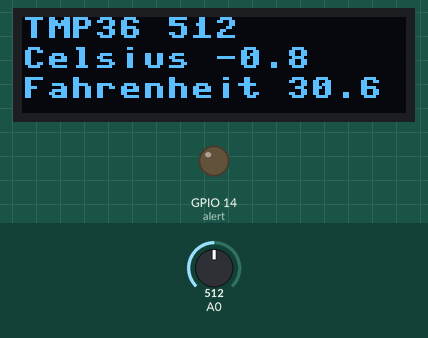
Simulated run of this program. Board: ESP8266 board running MicroPython. On the bench: 128×32 one-colour display, output pins drawn as LEDs (lit = HIGH). Inputs (shaded band) come from the test bench; at power-on: A0 = 512 (analog values on the 0–1023 scale). What the program prints to the serial console is not drawn.

Above: at 1.2 s.
1.3 s: A0 set to 812
At 5.9 s:
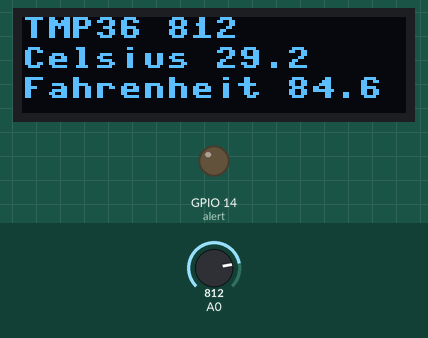
7.3 s: A0 set to 834
At 11.5 s:
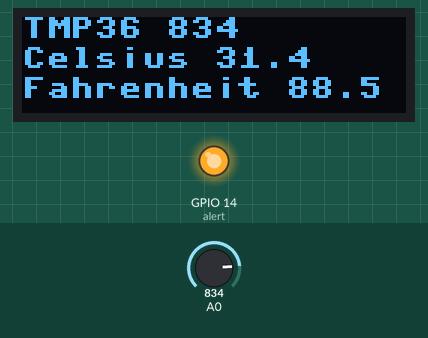
13.3 s: A0 set to 900
At 16.0 s:
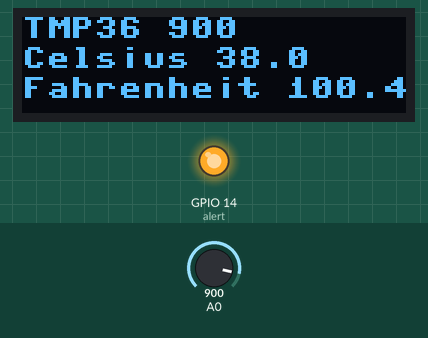
Timing chart, 0 to 17.5 s (numbered marks = the images above; inputs shaded):
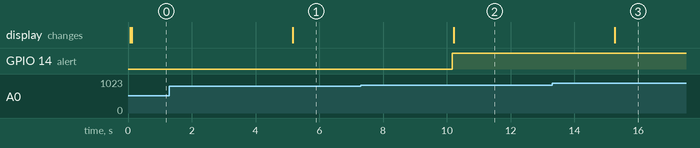

The program:

main_temp.py
```python
# main.py for testing OLED-displays
# 2018_0808 PePo dded DHT22 - tested on NodeMCU
# 2017-0728 PePo new
''' import oledssd1306 as test
print('re-set device, run test.demo()')
#'''
#''' temperature experiments
#import temperature.tmp36 #zonder OLED
import temperature.tmp36_oled #demo TMP36 & OLED
#import temperature.dht #demo TMP36
#import temperature.dht_tmp36  #demo DHT22 & TMP36
```

tmp36_oled.py
```python
''' TMP36 temperature  sensor
2017-0802 PePo initial version
Let op: verwissel Vs en GND niet van de TMP36!
  pin TMP36   NodeMCU  Huzzah ESP8266
  data-out    A0       ADC
  Vs          3.3V       3.3V
  GND         GND        GND
#'''
import machine, time
import ssd1306
#import heartbeat #diagnostic tool
# using from machine import ADC is bad practice

# calculate temperature (celsius) from voltage value (mV)
def temp(value):
    _OFFSET = const(20) #calibration factor, should be 0
    return (value - 500 - _OFFSET) / 10 #Huzzah
	#NodeMCU: return (value) / 10

# Celsius to Fahrenheit
def fahrenheit(celsius):
    return (celsius * 9/5) + 32

_ADC_PIN = 0
_WARNING_LED_PIN = 14

# create i2c for display
i2c = machine.I2C(scl=machine.Pin(5), sda=machine.Pin(4), freq=100000)
print('i2c.scan: ', i2c.scan())   #[60]
# OLED screen dimensions
__WIDTH = const(128)
__HEIGHT = const(32)
oled = ssd1306.SSD1306_I2C(__WIDTH, __HEIGHT, i2c)

# program
# read voltage (mV)
adc = machine.ADC(_ADC_PIN)
#TEST: print('ADC reading:', adc.read())
alert = machine.Pin(_WARNING_LED_PIN, machine.Pin.OUT)

# alert ON and OFF
def alertOn():
    alert.on()

def alertOff():
    alert.off()

# run readng T, Ctrl-C to abort
_TRESHOLD = const(30)
def run(dt=2.0):
    print('TMP36 demo on OLED')
    try:
        while True:
            oled.fill(0)  # clear screen
            reading = adc.read()
            celsius_temp = temp(reading)
            fahrenheit_temp = fahrenheit(celsius_temp)
            print('TMP36 reading {}\tDegrees Celsius {}\tDegrees Fahrenheit {}'.format(reading, celsius_temp, fahrenheit_temp))
            oled.text('TMP36 {0} '.format(reading),0,0)
            oled.text('Celsius {0:0.1f}'.format(celsius_temp),0,10)
            oled.text('Fahrenheit {0:0.1f}'.format(fahrenheit_temp),0,20)
            if celsius_temp > _TRESHOLD:
                alertOn()
            else:
                alertOff()
            oled.show()
            time.sleep(dt) #wait > s, see datasheet
    except:
        print('Exception! Done')

run(5.0)
```

Measured:
- the behaviour switches between 820 and 821 on A0 (found by bisection; images 1 and 2)
- after the input at 1.3 s, the display: changes after 3.9 s (image 1)
- after the input at 7.3 s, GPIO 14 (alert): LOW → HIGH after 2.9 s; the display: changes after 2.9 s (image 2)
- after the input at 13.3 s, the display: changes after 2.0 s (image 3)
